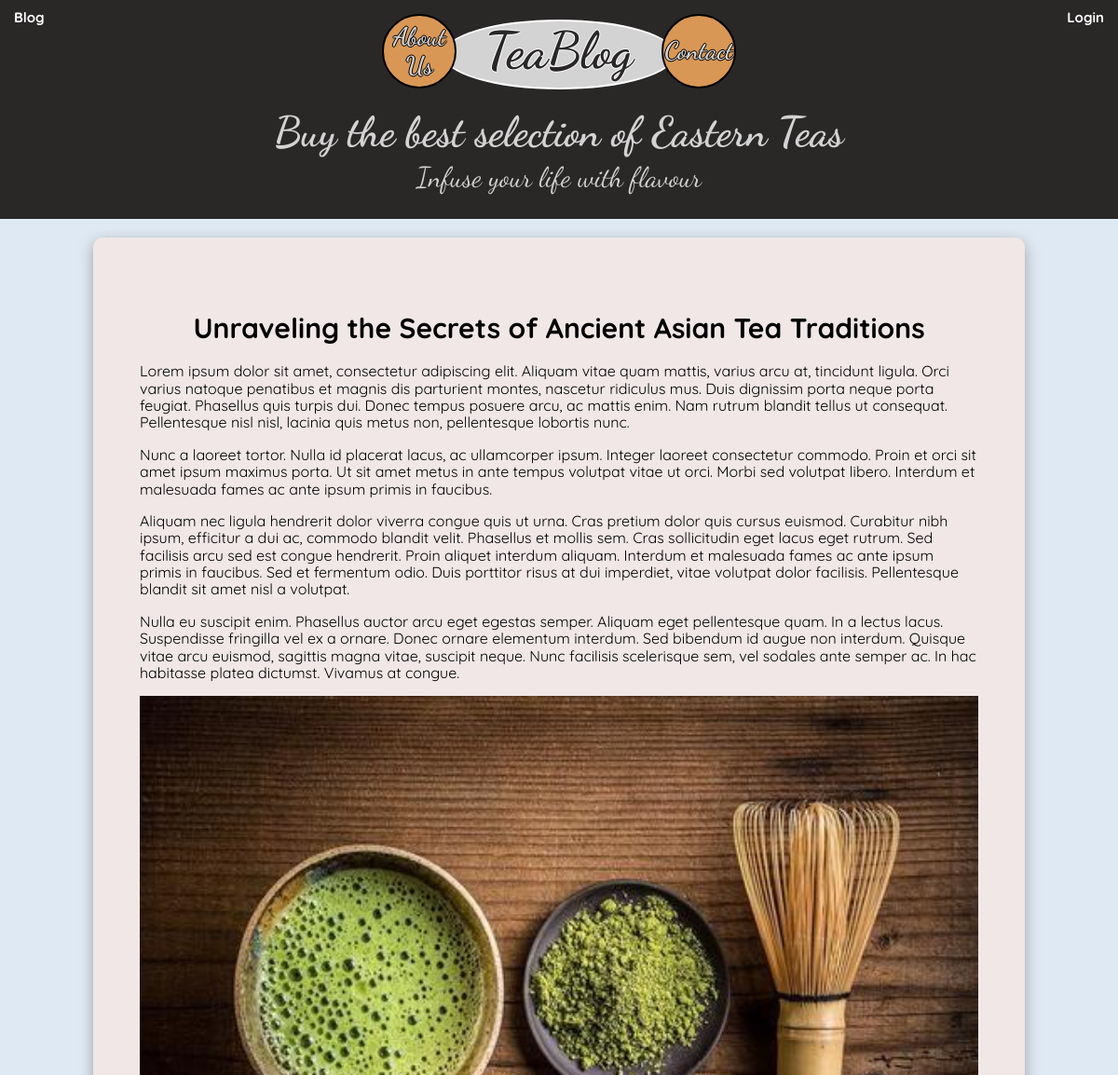
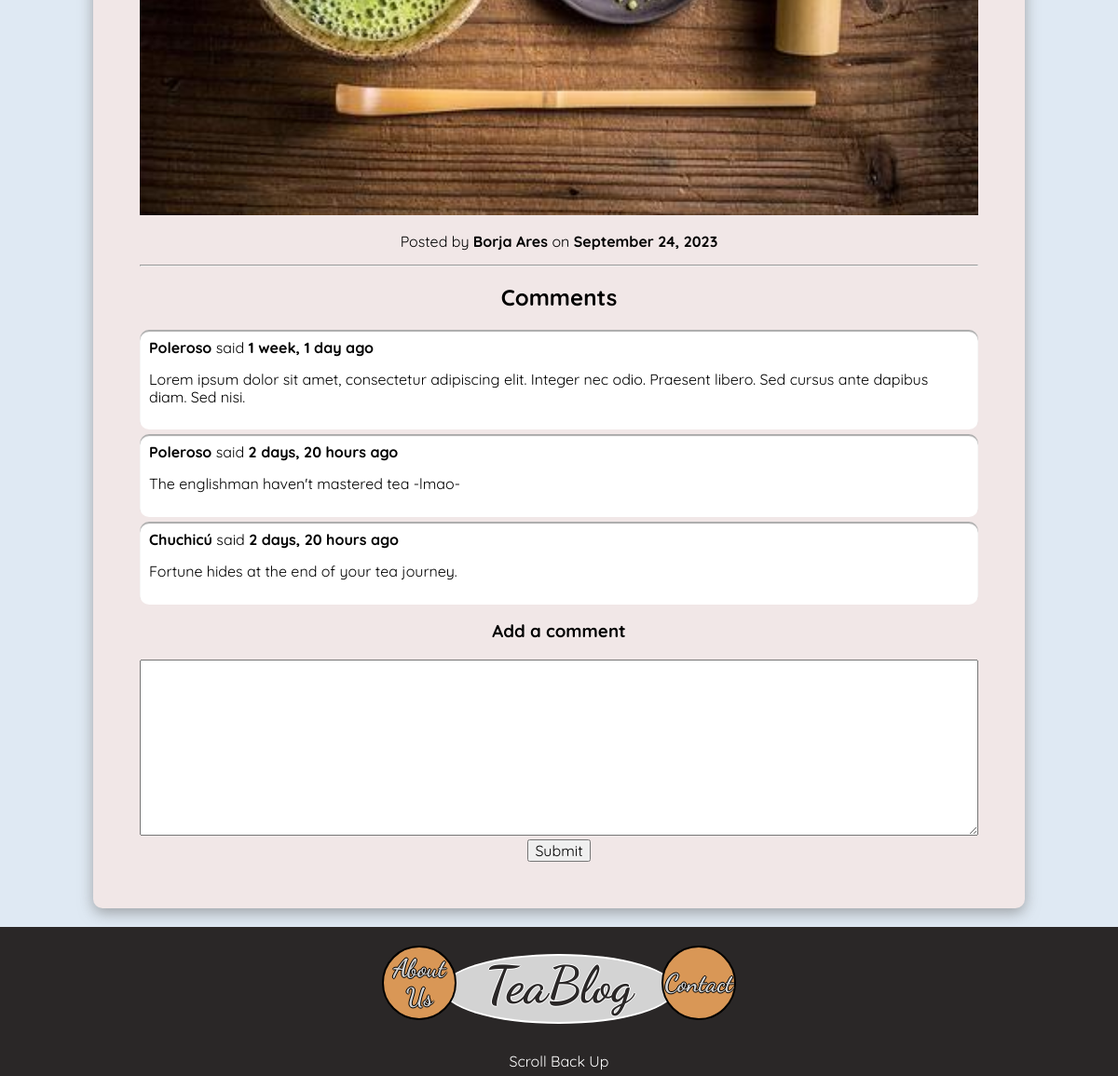
The app's page /posts/1/ with its own data (2 pictures, top to bottom).
### posts/models.py (models this page shows, shortened)
class Post(models.Model):
    title = models.CharField(max_length=200)
    content = models.TextField()
    date = models.DateTimeField(auto_now_add=True)
    image = models.ImageField(
        upload_to='posts_images',
        blank=True,
        validators=[FileExtensionValidator(allowed_extensions=['jpg', 'jpeg', 'png', 'gif', 'webp'])]  # Add allowed extensions here
    )
    author = models.ForeignKey(User, on_delete=models.CASCADE)

### user/models.py (models this page shows, shortened)
class User(AbstractUser, PermissionsMixin):
    email = models.EmailField(unique=True)
    username = models.CharField(max_length=100, unique=True)
    first_name = models.CharField(max_length=100, blank=True)
    last_name = models.CharField(max_length=100, blank=True)
    is_superuser = models.BooleanField(default=False)
    is_staff = models.BooleanField(default=False)
    is_active = models.BooleanField(default=True)
    date_joined = models.DateTimeField(auto_now_add=True)
    last_login = models.DateTimeField(auto_now=True)
    objects = CustomUserManager()
    USERNAME_FIELD = 'email'
    EMAIL_FIELD = 'email'
    REQUIRED_FIELDS = ['username']
    class Meta:
        verbose_name = 'user'
        verbose_name_plural = 'users'

### comments/models.py (models this page shows, shortened)
class Comment(models.Model):
    post = models.ForeignKey(Post, on_delete=models.CASCADE, related_name='comment')  # Post to which the comment belongs
    user = models.ForeignKey(User, on_delete=models.CASCADE)  # User who wrote the comment
    content = models.TextField()  # Content of the comment
    date = models.DateTimeField(auto_now_add=True)  # Date and time when the comment was created

### posts/views.py (the view, shortened to what this page needs)
# urls.py: path('posts/<int:pk>/', posts_views.PostDetailView.as_view(), name='post_detail'),
class PostDetailView(View, LoginRequiredMixin):
    login_url = '/login/'
    redirect_field_name = 'redirect_to'
    def get(self, request, *args, **kwargs):
        view = PostDisplay.as_view()
        return view(request, *args, **kwargs)

### comments/forms.py
class CommentForm(forms.ModelForm):
    class Meta:
        model = Comment
        fields = ['content']
        widgets = {
            'content': forms.Textarea(attrs={'class': 'responsive-textarea'}),
        }
    def __init__(self, *args, **kwargs):
        self.request = kwargs.pop('request', None)
        super(CommentForm, self).__init__(*args, **kwargs)

### posts/views.py (called while the page is built)
    def get_context_data(self, **kwargs):
        context = super().get_context_data(**kwargs)
        context['form'] = CommentForm()
        return context

### posts/templates/post_detail.html (shortened to what this page needs)
{% extends 'base.html' %}
{% block main %}
    <main>
        <div class="centered">
            <div class="blog index__blog">
                <h3 class="post__title">{{ post.title }}</h3>
                <article class="text-left">{{ post.content|safe }}</article>
                {% if post.image %}
                    <img src="{{ post.image.url }}" alt="{{ post.title }}" class="image">
                {% endif %}
                <p class="text-right">Posted by <b>{{ post.author.first_name }} {{ post.author.last_name }}</b> on <b>{{ post.date|date:"F d, Y" }}</b></p>
                <hr>
                <h2>Comments</h2>
                    {% if post.comment.all %}
                        {% for comment in post.comment.all %}
                            <div class="text-left comment">
                                <b>{{ comment.user.username }}</b> said <b>{{ comment.date|timesince }} ago</b>
                                <p>{{ comment.content }}</p>
                            </div>
                        {% endfor %}
                    {% else %}
                        <p>Be the first one to add a comment.</p>
                    {% endif %}
                <h3>Add a comment</h3>
                <div class="comment-form">
                    <form action="" method="post">
                        {{ form.content }}
                        <button type="submit">Submit</button>
                    </form>
                </div>
            </div>
        </div>
    </main>
{% endblock %}

### static/css/globals.css (style rules this page uses)
:root { --light-orange: rgb(217, 151, 86); --lighter-grey: rgb(200, 200, 200); --light-grey: rgb(175, 175, 175); --medium-grey: rgb(150, 150, 150); --dark-grey: rgb(100, 100, 100); --black: rgb(42, 39, 39); --orange: rgb(217, 151, 86); --light-black: rgb(42, 39, 39); --lighter-grey: rgb(241, 231, 231); --light-grey: rgb(211, 211, 211); --white: rgb(255, 255, 255); --black: rgb(0, 0, 0); --bluish-grey: #dfe9f3; --header-shop: 'Dancing Script', cursive; --content: 'Quicksand', sans-serif; }
html { font-size: 62.5%; box-sizing: border-box; }
*, *:before, *:after { box-sizing: inherit; }
body { font-size: 1.6rem; background-color: var(--bluish-grey); text-align: center; font-family: var(--content); }
.text-left { text-align: left; }
.image { width: 100%; object-fit: contain; }
.centered { display: flex; justify-content: center; align-items: center; }
.blog { background-color: var(--lighter-grey); box-shadow: 0px 5px 15px 0px rgba(112,112,112,0.59); border-radius: 1rem; margin: 1rem; max-width: 100rem; }
@media (min-width: 768px) { .blog { margin: 2rem; } }
.post__title { font-size: 2rem; margin-bottom: 2rem; }
@media (min-width: 768px) { .post__title { font-size: 3rem; } }
@media (min-width: 1023px) { .post__title { font-size: 3rem; } }

### static/css/blog.css (style rules this page uses)
.comment { background-color: var(--white); box-shadow: inset 0px 2px 1px 0px rgba(112,112,112,0.59); border-radius: 1rem; padding: 1rem; margin-bottom: 5px; }
.responsive-textarea { width: 100%; max-width: 100%; }

### static/css/index.css (style rules this page uses)
.index__blog { padding: 1.5rem; }
@media (min-width: 768px) { .index__blog { padding: 5rem; } }

### records on screen
Post: title "Unraveling the Secrets of Ancient Asian Tea Traditions", content "Lorem ipsum dolor sit amet, consectetur adipiscing elit. Aliquam vitae quam mattis, varius arcu at, tincidunt ligula. Orci varius natoque penatibus et magnis dis parturient montes, nascetur ridiculus mus. Duis dignissim porta neque porta feugiat. Phasellus quis turpis dui. Donec tempus posuere arcu, ac mattis enim. Nam rutrum blandit tellus ut consequat. Pellentesque nisl nisl, lacinia quis metus non, pellentesque lobortis nunc. Nunc a laoreet tortor. Nulla id placerat lacus, ac ullamcorper ipsum. Integer laoreet consectetur commodo. Proin et orci sit amet ipsum maximus porta. Ut sit amet metus in ante tempus volutpat vitae ut orci. Morbi sed volutpat libero. Interdum et malesuada fames ac…", image (picture), author.first_name "Borja", author.last_name "Ares", date "September 24, 2023"
Comment: user.username "Poleroso", date "1 week, 1 day", content "Lorem ipsum dolor sit amet, consectetur adipiscing elit. Integer nec odio. Praesent libero. Sed cursus ante dapibus diam. Sed nisi."
Comment: user.username "Poleroso", date "2 days, 20 hours", content "The englishman haven't mastered tea -lmao-"
Comment: user.username "Chuchicú", date "2 days, 20 hours", content "Fortune hides at the end of your tea journey."
